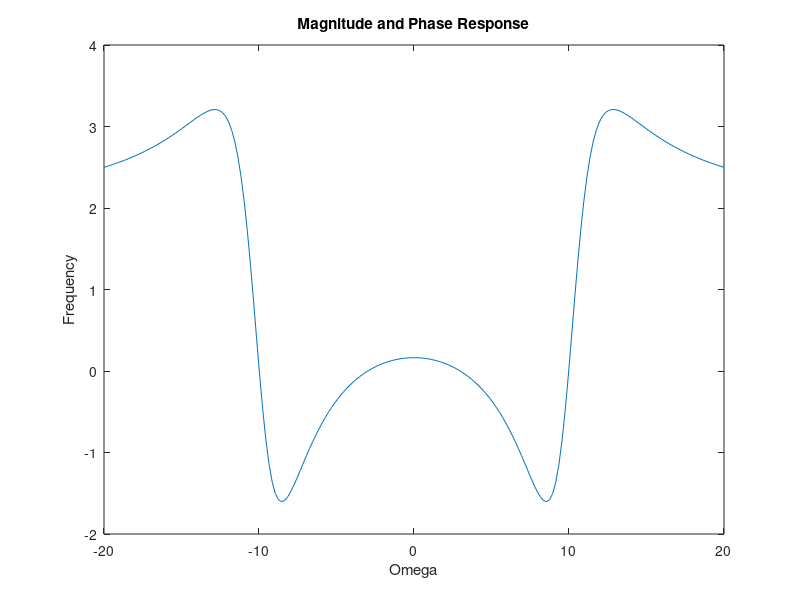
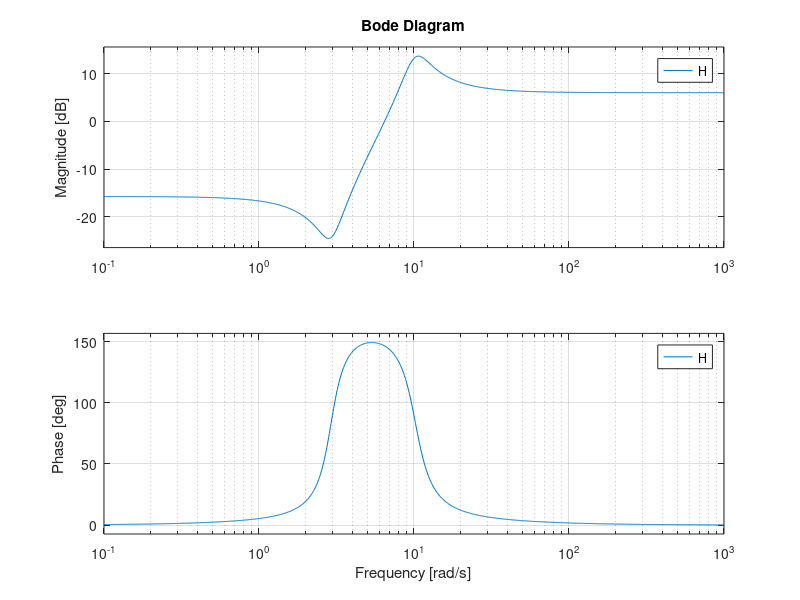

These figures' MATLAB source, in order:
clear all;
close all;

figure('name', 'Magnitude and Phase Response');
b = [2 2 17];
a = [1 4 104];

omega = linspace(-20,20,200);
H = freqs(b,a,omega);
plot(omega,H);
xlabel('Omega');
ylabel('Frequency');
title('Magnitude and Phase Response');

figure('name', 'Bode Plot');
H = tf(b,a);
bode(H);